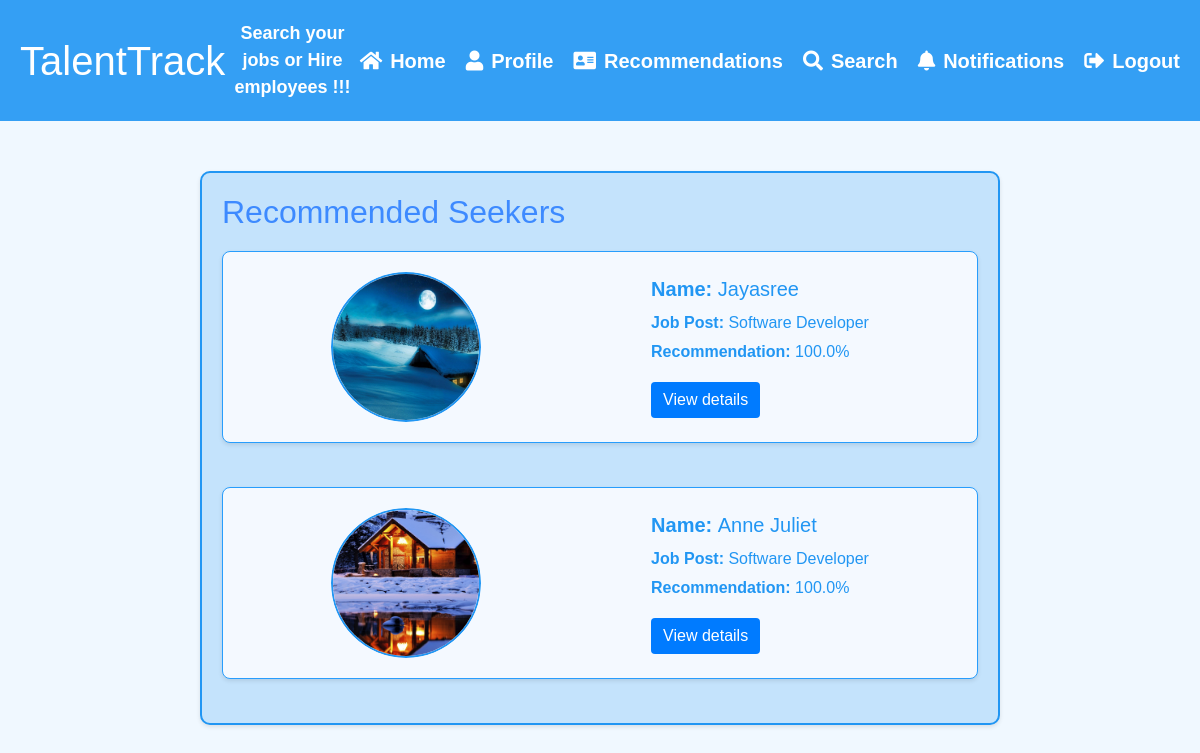
The app's page /home/recommendations/seekers/ (signed in) with its own data.
### TalenTrack/models.py (models this page shows)
class JobSeeker(models.Model):
    username = models.CharField(max_length=100)
    email = models.EmailField()
    password = models.CharField(max_length=100)
    name = models.CharField(max_length=100,null = True)
    profile_picture = models.ImageField(upload_to='profile_pictures/', blank=True, null=True)
    age = models.IntegerField(null=True, blank=True)
    gender = models.CharField(max_length=1,null=True, blank=True)
    description = models.TextField(null = True)
    job_post = models.CharField(max_length=100,null = True)
    qualifications = models.TextField(null = True)
    skills = models.TextField(null = True)
    experience = models.IntegerField(null = True,blank=True)
    work_history = models.TextField(null = True)
    min_salary_expected = models.IntegerField(blank=True,null = True)
    salary_constraint = models.CharField(max_length=20,null = True)
    certifications = models.TextField(null = True)
    location = models.CharField(max_length=50,null = True)
    location_constraint = models.CharField(max_length=20,null = True)
    work_shift = models.CharField(max_length=50,null = True)
    work_shift_constraint = models.CharField(max_length=20,null = True)
    applied_jobs = models.CharField(max_length=200,null = True)
    removed_jobs = models.CharField(max_length=200,null=True)

### TalenTrack/views.py (the view)
# urls.py: path('home/recommendations/seekers/', views.seekers_list, name='seekers_list'),
def seekers_list(request):
    all_seekers = JobSeeker.objects.all()
    matched_seekers = []
    id = request.session.get('user_id')
    job = JobRecruiter.objects.get(id = id)
    removed_seekers = []
    if job.removed_seekers is not None :
        removed_seekers = job.removed_seekers.split(',')
    weights = {'skills' : 25 , 'qualifications': 25, 'certifications' : 25, 'experience' : 25 }
    for seeker in all_seekers:
        seeker_ok = True
        if job.job_post == seeker.job_post:
            job_skills = [i.strip().lower() for i in job.skills_reqd.split(',')]
            seeker_skills = [i.strip().lower() for i in seeker.skills.split(',')]
            matched_skills = []
            for i in job_skills :
                if i in seeker_skills :
                    matched_skills.append(i)
                elif job.skills_constraint == 'Mandatory' :
                    seeker_ok = False
                    break
            if seeker_ok == False :
                print(seeker,"not matched")
                continue          # move to next seeker
            skills_weightage = len(matched_skills)/len(job_skills) * weights['skills']
            job_qualifications = [i.strip().lower() for i in job.qualifications_reqd.split(',')]
            seeker_qualifications = [i.strip().lower() for i in seeker.qualifications.split(',')]
            matched_qualifications = []
            for i in job_qualifications :
                if i in seeker_qualifications :
                    matched_qualifications.append(i)
                elif job.qualifications_constraint == 'Mandatory' :
                    seeker_ok = False
                    break
            if seeker_ok == False :
                print("seeker 2", seeker.name)
                continue          # move to next job
            qualification_weightage = len(matched_qualifications)/len(job_qualifications) * weights['qualifications']
            job_certifications = [i.strip().lower() for i in job.certifications.split(',')]
            seeker_certifications = [i.strip().lower() for i in seeker.certifications.split(',')]
            matched_certifications = []
            for i in job_certifications :
                if i in seeker_certifications :
                    matched_certifications.append(i)
                elif job.certificates_constraint == 'Mandatory' :
                    seeker_ok = False
                    break
            if seeker_ok == False :
                print(job_certifications,seeker_certifications,matched_certifications)
                print("seeker 3", seeker.name)
                continue          # move to next job
            certification_weightage = len(matched_certifications)/len(job_certifications) * weights['certifications']
            if (int(job.experience_reqd) <= int(seeker.experience))  :
                experience_weightage = weights['experience']
            else :
                if job.experience_constraint == 'Mandatory':
                    seeker_ok = False
                else :
                    experience_weightage = int(seeker.experience)/int(job.experience_reqd) * weights['experience']
            if seeker_ok == False :
                print("seeker 4", seeker.name)
                continue
            if job.salary_provided < seeker.min_salary_expected :
                if seeker.salary_constraint == 'Mandatory':
                    seeker_ok = False
            if seeker_ok == False :
                print("seeker 5", seeker.name)
                continue
            if job.location.lower() != seeker.location.lower() :
                if seeker.location_constraint == 'Mandatory' :
                    seeker_ok = False
            if seeker_ok == False :
                print("seeker 6", seeker.name)
                continue
            if (seeker.work_shift != 'Flexible Shift') and (seeker.work_shift != job.work_shift) and (seeker.work_shift_constraint == 'Mandatory') :
                seeker_ok = False
                print("seeker 7", seeker.name)
                continue
            recommendation_percentage = skills_weightage + qualification_weightage + certification_weightage + experience_weightage
            if str(seeker.id) not in removed_seekers :
                matched_seekers.append([seeker,round(recommendation_percentage,2)])
    if matched_seekers == [] :
        print("no matched seekers")
    else :
        matched_seekers.sort(key=lambda x: x[1],reverse= True)
        print(matched_seekers)
    return render(request, 'seekers_list.html', {'seekers': matched_seekers})

### TalenTrack/templates/seekers_list.html (shortened to what this page needs)
{% extends 'header.html' %}
{% block content %}
<div class="container">
    <h2>Recommended Seekers</h2>
    {% if not seekers %}
        <p>No matching seekers found for your profile, please check back soon.</p>
        <p>Try searching for employees.</p>
    {% else %}
        <div class="job-cards">
            {% for seeker, recommendation_percentage in seekers %}
                <div class="card mb-4 custom-card">
                    <div class="card-body">
                        <div class="seeker-profile">
                            <div class="profile-picture">
                                {% if seeker.profile_picture %}
                                    <img src="{{ seeker.profile_picture.url }}" alt="Company Profile">
                                {% else %}
                                    <img src="https://static.vecteezy.com/system/resources/previews/002/318/271/original/user-profile-icon-free-vector.jpg" alt="Default Profile Picture" >
                                {% endif %}
                            </div>
                        </div>
                        <div class="job-details">
                            <h5 class="card-title"><strong> Name: </strong>{{ seeker.name }}</h5>
                            <p class="card-text"><strong>Job Post:</strong> {{ seeker.job_post }}</p>
                            <p class="card-text"><strong>Recommendation:</strong> {{ recommendation_percentage }}%</p>
                            <form action="{% url 'details' %}" method="post" class="mt-2">
                                <button type="submit" class="btn btn-primary">View details</button>
                            </form>
                        </div>
                    </div>
                </div>
            {% endfor %}
        </div>
    {% endif %}
</div>
{% endblock %}

### TalenTrack/templates/header.html (style rules this page uses)
body { font-family: Arial, sans-serif; margin: 0; padding: 0; background-color: #f0f8ff; color: #2196f3; }
.container { max-width: 800px; margin: 50px auto; padding: 20px; background-color: rgba(255, 255, 255, 0.8); border-radius: 10px; box-shadow: 0 0 10px rgba(0, 0, 0, 0.3); }
.btn-primary { background-color: #007bff; border: none; }

### TalenTrack/templates/seekers_list.html (style rules this page uses)
.container { width: 80%; padding: 20px; background-color: #c4e3fc; border: 2px solid #2196f3; border-radius: 10px; box-shadow: 0 2px 4px rgba(12, 12, 12, 0.1); }
h2 { color: #3d8aff; font-weight: 500; font-size: xx-large; text-align: left; margin-bottom: 20px; }
.job-cards { display: flex; flex-direction: column; gap: 20px; }
.card { display: flex; }
.custom-card { background-color: #f4f9ff; border: 1px solid #279dfd; border-radius: 8px; box-shadow: 0 2px 4px rgba(0, 0, 0, 0.1); display: flex; align-items: center; }
.card-body { display: flex; justify-content: space-between; align-items: center; flex: 1; padding: 20px; }
.seeker-profile { margin-right: 150px; width: 150px; height: 150px; border-radius: 50%; overflow: hidden; }
.profile-picture img { width: 150px; height: 150px; border-radius: 80%; object-fit: cover; border: 2px solid #2196f3; }
.job-details { flex: 1; padding-left: 20px; }
.card-title { color: #2196f3; margin-bottom: 10px; }
.card-text { margin-bottom: 5px; }
.btn-primary { margin-top: 10px; }

### records on screen
JobSeeker: profile_picture (picture), name "Jayasree", job_post "Software Developer", recommendation_percentage "100.0"
JobSeeker: profile_picture (picture), name "Anne Juliet", job_post "Software Developer", recommendation_percentage "100.0"
